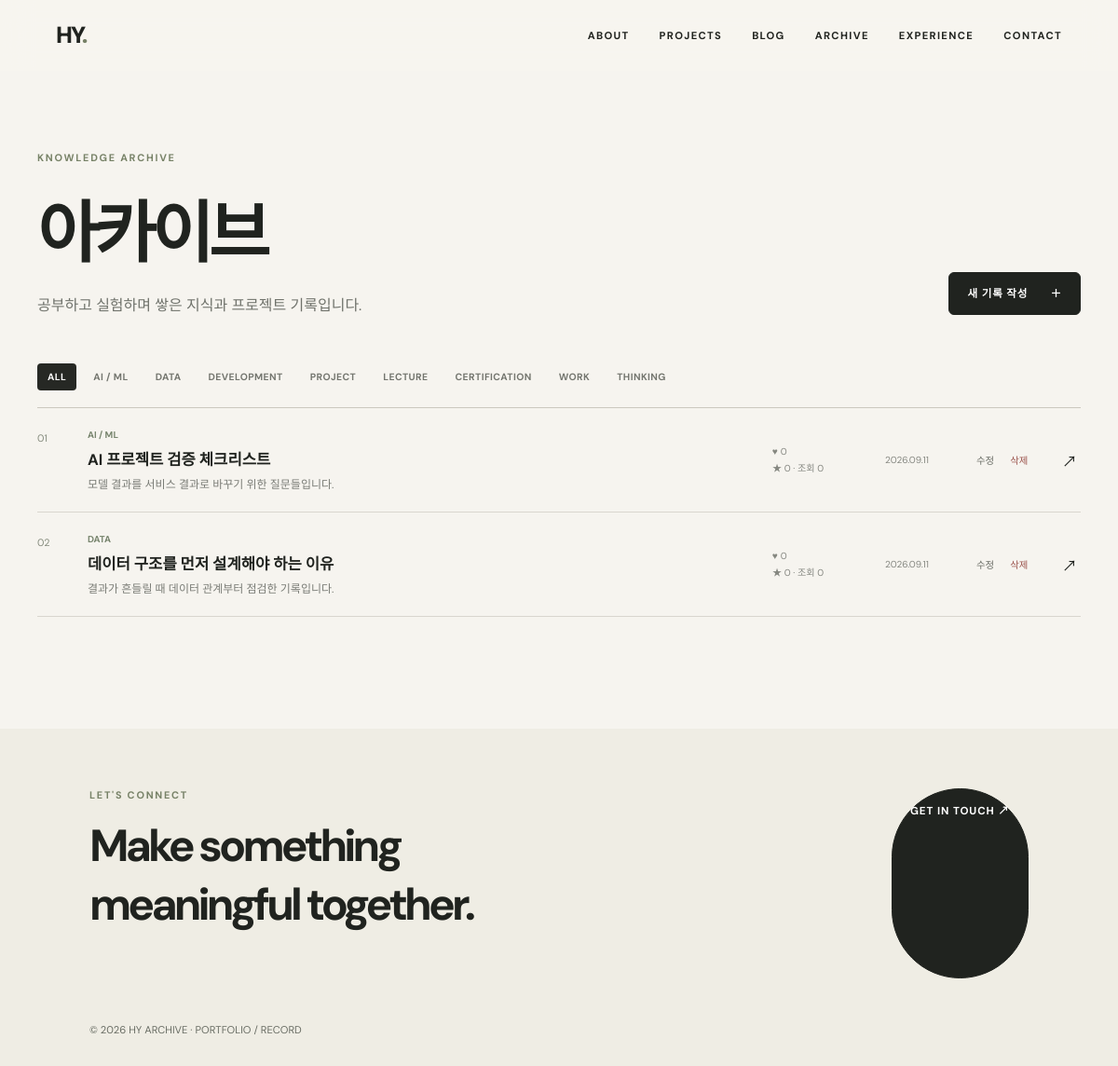
/archive, run on an earlier commit of the app's database.
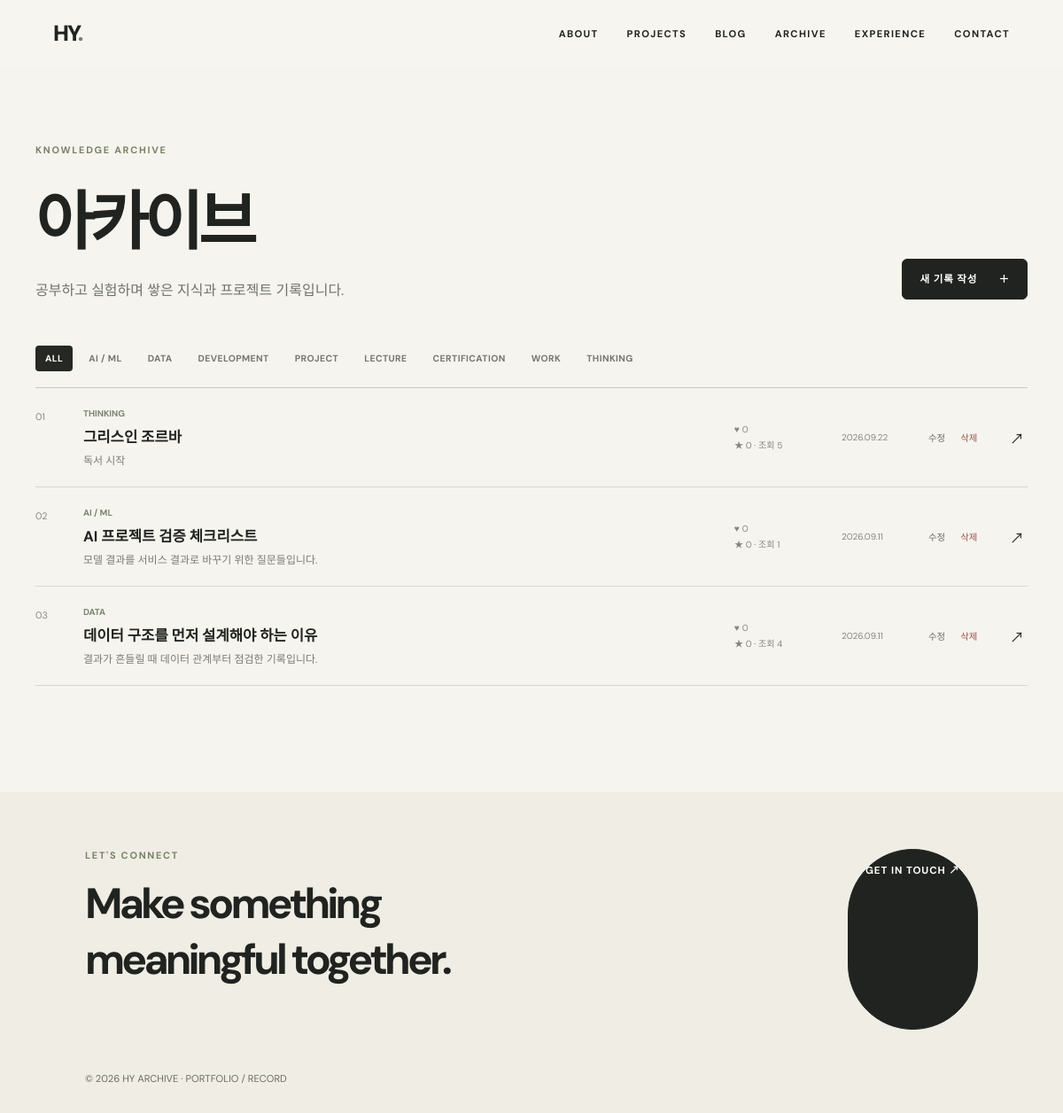
And on a later commit of the database.
### models.py (models this page shows)
class TimestampMixin:
    created_at = db.Column(db.DateTime, default=datetime.utcnow)
    updated_at = db.Column(db.DateTime, default=datetime.utcnow, onupdate=datetime.utcnow)

class Archive(TimestampMixin, db.Model):
    id = db.Column(db.Integer, primary_key=True)
    title = db.Column(db.String(200), nullable=False)
    category = db.Column(db.String(80), nullable=False)
    summary = db.Column(db.Text)
    content = db.Column(db.Text)
    content_type = db.Column(db.String(40), default="archive", nullable=False)
    tags = db.Column(db.String(400))
    thumbnail = db.Column(db.String(400))
    source_type = db.Column(db.String(80))
    source_url = db.Column(db.String(400))
    is_featured = db.Column(db.Boolean, default=False, nullable=False)
    is_pinned = db.Column(db.Boolean, default=False, nullable=False)
    view_count = db.Column(db.Integer, default=0, nullable=False)
    like_count = db.Column(db.Integer, default=0, nullable=False)
    recommendation_count = db.Column(db.Integer, default=0, nullable=False)
    comments = db.relationship("RecordComment", backref="record", cascade="all, delete-orphan", lazy=True)

### app.py (the view)
@app.route("/archive")
def archive():
    category = request.args.get("category", "ALL")
    query = Archive.query.filter_by(content_type="archive").order_by(Archive.created_at.desc())
    if category != "ALL": query = query.filter_by(category=category)
    return render_template("archive/list.html", archives=query.all(), category=category)

### app.py (called while the page is built)
@app.context_processor
def globals_for_templates():
    return {"profile": Profile.query.first(), "project_count": Project.query.count(), "archive_count": Archive.query.filter_by(content_type="archive").count(), "skill_count": Skill.query.count(), "blog_categories": BLOG_CATEGORIES, "archive_categories": ARCHIVE_CATEGORIES}

@app.before_request
def protect_admin():
    if request.path.startswith("/admin") and request.endpoint != "admin_login" and not session.get("admin"): return redirect(url_for("admin_login"))

### templates/archive/list.html (shortened to what this page needs)
{% extends 'base.html' %}
{% block body_class %}records-page record-list-page{% endblock %}
{% block head %}<link rel="stylesheet" href="{{ url_for('static', filename='css/records.css') }}">{% endblock %}
{% block content %}
<main class="records-index">
  <header class="records-header">
    <div><p class="eyebrow">KNOWLEDGE ARCHIVE</p><h1>아카이브</h1><p>공부하고 실험하며 쌓은 지식과 프로젝트 기록입니다.</p></div>
    <a class="button dark" href="{{ url_for('new_record', type='archive') }}">새 기록 작성 <span>＋</span></a>
  </header>
  <nav class="record-filters" aria-label="아카이브 필터">
    <a class="{% if category == 'ALL' %}active{% endif %}" href="{{ url_for('archive') }}">ALL</a>
    {% for cat in archive_categories %}<a class="{% if category == cat %}active{% endif %}" href="{{ url_for('archive', category=cat) }}">{{ cat }}</a>{% endfor %}
  </nav>
  <section class="records-table">
    {% for item in archives %}
    <article class="record-row">
      <span class="row-number">{{ '%02d'|format(loop.index) }}</span>
      <span class="row-content"><small>{% if item.is_pinned %}PINNED · {% endif %}{{ item.category }}</small><strong><a href="{{ url_for('archive_detail', archive_id=item.id) }}">{{ item.title }}</a></strong>{% if item.summary %}<span>{{ item.summary }}</span>{% endif %}</span>
      <span class="row-stats">♥ {{ item.like_count }}<br>★ {{ item.recommendation_count }} · 조회 {{ item.view_count }}</span>
      <time>{{ item.created_at.strftime('%Y.%m.%d') }}</time>
      <span class="row-actions"><a href="{{ url_for('edit_record', record_id=item.id) }}">수정</a><form method="post" action="{{ url_for('delete_record', record_id=item.id) }}" onsubmit="return confirm('이 기록을 삭제할까요? 삭제 후에는 복구할 수 없습니다.');"><button type="submit">삭제</button></form></span>
      <a class="row-arrow" href="{{ url_for('archive_detail', archive_id=item.id) }}" aria-label="{{ item.title }} 상세 보기">↗</a>
    </article>
    {% else %}<div class="records-empty"><p>아직 아카이브 기록이 없습니다.</p><a class="button dark" href="{{ url_for('new_record', type='archive') }}">첫 기록 작성</a></div>{% endfor %}
  </section>
</main>
{% endblock %}

### templates/base.html (shortened to what this page needs)
<!doctype html>
<html lang="ko">
<head>
  <link rel="stylesheet" href="{{ url_for('static', filename='css/style.css') }}">
  {% block head %}{% endblock %}
</head>
<body class="{% block body_class %}{% endblock %}">
  <header class="site-header">
    <a class="logo" href="{{ url_for('home') }}">HY<span>.</span></a>
    <nav>
      <a href="{{ url_for('home') }}#about">ABOUT</a>
      <a href="{{ url_for('projects') }}">PROJECTS</a>
      <a href="{{ url_for('blog') }}">BLOG</a>
      <a href="{{ url_for('archive') }}">ARCHIVE</a>
      <a href="{{ url_for('home') }}#experience">EXPERIENCE</a>
      <a href="{{ url_for('home') }}#contact">CONTACT</a>
    </nav>
  </header>
  {% block content %}{% endblock %}
  <footer id="contact">
    <div><p class="eyebrow">LET'S CONNECT</p><h2>Make something<br>meaningful together.</h2></div>
    <a class="button dark" href="mailto:{{ profile.email if profile else 'hello@example.com' }}">GET IN TOUCH ↗</a>
    <small>© 2026 HY ARCHIVE · PORTFOLIO / RECORD</small>
  </footer>
</body>
</html>

### static/css/style.css (style rules this page uses)
:root { --bg:#f7f5ef;--surface:#fff;--soft:#efede4;--text:#20231f;--muted:#696d64;--olive:#778267;--dark:#606c54;--border:#dddccf }
* { box-sizing:border-box }
html { scroll-behavior:smooth }
body { margin:0;background:var(--bg);color:var(--text);font-family:'DM Sans','Noto Sans KR',sans-serif }
a { color:inherit;text-decoration:none }
.site-header { height:76px;padding:0 5vw;display:flex;align-items:center;justify-content:space-between;position:sticky;top:0;z-index:10;background:rgba(247,245,239,.88);backdrop-filter:blur(16px);border-bottom:1px solid transparent }
.logo { font-size:1.55rem;font-weight:900;letter-spacing:-.08em }
.logo span,em { color:var(--olive);font-style:normal }
nav { display:flex;gap:2rem;font-size:.7rem;font-weight:700;letter-spacing:.12em }
.eyebrow { color:var(--olive);font-size:.68rem;font-weight:700;letter-spacing:.16em;margin:0 0 1rem;text-transform:uppercase }
.button { display:inline-flex;padding:.85rem 1.2rem;border:1px solid var(--border);border-radius:999px;font:inherit;font-size:.72rem;font-weight:700;letter-spacing:.08em;background:transparent;cursor:pointer }
.button.dark { background:var(--text);color:#fff;border-color:var(--text) }
footer { padding:6rem 8vw 2rem;background:var(--soft);display:grid;grid-template-columns:1fr auto;gap:3rem }
footer h2 { font-size:clamp(2rem,4vw,4rem);letter-spacing:-.08em;margin:0 0 3rem }
footer small { grid-column:1/-1;color:var(--muted);font-size:.7rem }

### static/css/records.css (style rules this page uses)
.records-page { background:#f6f4ef }
.records-page footer { padding-top:4rem }
.records-index,.record-detail { width:min(100% - 48px,1120px);margin:0 auto;padding:86px 0 120px }
.records-header { display:flex;align-items:end;justify-content:space-between;gap:30px;margin-bottom:52px }
.records-header h1 { margin:0;font-size:clamp(2.6rem,6vw,4.8rem);letter-spacing:-.07em }
.records-header>div>p:last-child { margin:16px 0 0;color:#70736c }
.records-header>.button { border-radius:6px;gap:24px }
.record-filters { display:flex;gap:7px;overflow-x:auto;padding:0 0 18px;border-bottom:1px solid #cbc8bf;scrollbar-width:thin }
.record-filters a { flex:none;padding:8px 11px;border-radius:4px;color:#74766f;font-size:.65rem;font-weight:700;letter-spacing:.04em }
.record-filters a:hover,.record-filters a.active { background:#262824;color:#fff }
.record-row { display:grid;grid-template-columns:38px minmax(0,1fr) 105px 76px 82px 20px;gap:16px;align-items:center;min-height:112px;border-bottom:1px solid #d9d6ce;transition:background .2s ease,padding .2s ease }
.row-number { align-self:start;padding-top:25px;color:#858b7d;font-size:.68rem }
.row-content { min-width:0;display:flex;flex-direction:column }
.row-content small { margin-bottom:7px;color:#78856e;font-size:.62rem;font-weight:700 }
.row-content strong { font-size:1.04rem;white-space:nowrap;overflow:hidden;text-overflow:ellipsis }
.row-content>span { margin-top:6px;color:#7a7c76;font-size:.75rem;white-space:nowrap;overflow:hidden;text-overflow:ellipsis }
.row-stats,.record-row time { color:#858780;font-size:.63rem;line-height:1.7 }
.row-actions { display:flex;gap:5px;align-items:center }
.row-actions form { margin:0 }
.row-actions a,.row-actions button { padding:6px;border:0;background:transparent;color:#686b64;font:inherit;font-size:.65rem;cursor:pointer }
.row-actions button { color:#9a514a }
.row-arrow { font-size:1rem }

What changed in the data, as far as the page shows it:
added Archive: index "01", category "THINKING", title "그리스인 조르바", summary "독서 시작", like_count "0", recommendation_count "0", view_count "5", created_at "2026.09.22"
changed Archive "AI 프로젝트 검증 체크리스트": index "01" → "02"; view_count "0" → "1"
changed Archive "데이터 구조를 먼저 설계해야 하는 이유": index "02" → "03"; view_count "0" → "4"
